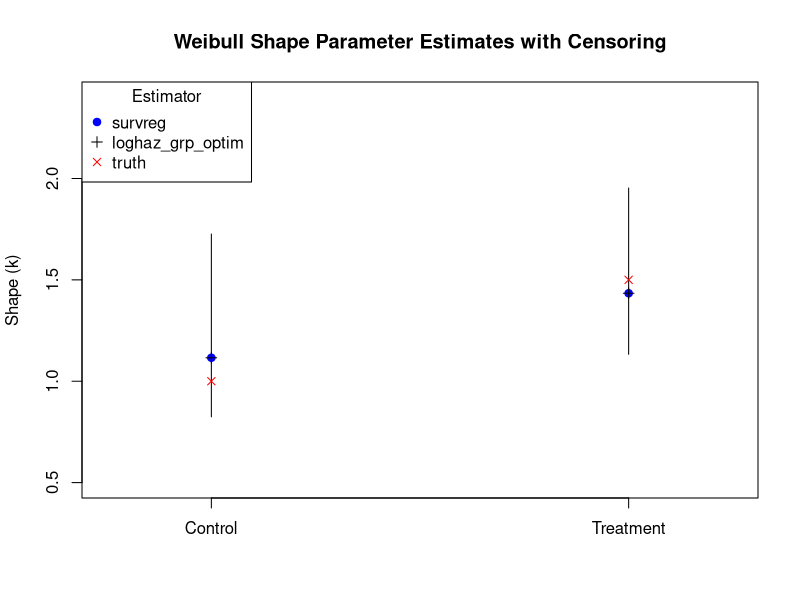

R code for this plot:
#----------------------
# simulate some data with censoring and estimate using survreg and log-hazard
set.seed(765)
library(survival)

# --- simulate Data ---
n_fish <- 30
lambda <- 1
true_k <- c(Control = 1, Treatment = 1.5)

# Simulate TTE data
tte_control <- rweibull(n_fish,
  shape = true_k["Control"],
  scale = lambda
)
tte_treat <- rweibull(n_fish,
  shape = true_k["Treatment"],
  scale = lambda
)
tte <- c(tte_control, tte_treat)

# Simulate censoring
censor_time <- 2
event <- as.integer(tte <= censor_time)
tte_obs <- pmin(tte, censor_time)

df <- data.frame(
  tte = tte_obs,
  event = event,
  group = rep(c("Control", "Treatment"), each = n_fish)
)

# --- survreg() models (separate fits each group) ---
fits <- by(df, df$group, function(sub) {
  survreg(Surv(tte, event) ~ 1, data = sub, dist = "weibull")
})

extract_ci <- function(fit) {
  scale_hat <- fit$scale
  se <- fit$scale * fit$var[1]^0.5
  scale_ci <- scale_hat + c(-1.96, 1.96) * se
  shape_est <- 1 / scale_hat
  shape_ci <- 1 / rev(scale_ci)
  c(est = shape_est, lower = shape_ci[1], upper = shape_ci[2])
}
params <- t(sapply(fits, extract_ci))
rownames(params) <- names(true_k)

# --- log-hazard group-specific model with censoring ---
nll_loghaz_groups <- function(par) {
  a0 <- par[1]
  b0 <- par[2]
  a1 <- par[3]
  b1 <- par[4]
  logt <- log(df$tte)
  is_trt <- df$group == "Treatment"
  event <- df$event
  a <- ifelse(is_trt, a1, a0)
  b <- ifelse(is_trt, b1, b0)
  eta <- a + b * logt
  h <- exp(eta)
  H <- exp(eta - b * logt) * df$tte^(b + 1) / (b + 1)
  nll <- -sum(event * log(h) - H)
  nll
}

fit_loghaz_groups <- optim(rep(0, 4), nll_loghaz_groups, hessian = TRUE)
pars <- fit_loghaz_groups$par

# recover Weibull k and lambda
k0 <- pars[2] + 1
lambda0 <- exp(log(k0) - pars[1])
k1 <- pars[4] + 1
lambda1 <- exp(log(k1) - pars[3])

# --- plotting ---
ks_all <- data.frame(
  Control = c(
    params["Control", "est"], k0, true_k["Control"]
  ),
  Treatment = c(
    params["Treatment", "est"], k1, true_k["Treatment"]
  )
)
rownames(ks_all) <- c("survreg", "loghaz_grp_optim", "truth")

par(mfrow = c(1, 1))
plot(NULL,
  xlim = c(0.75, 2.25), ylim = c(0.5, 2.4),
  xlab = "", ylab = "Shape (k)", xaxt = "n",
  main = "Weibull Shape Parameter Estimates with Censoring"
)
axis(1, at = 1:2, labels = c("Control", "Treatment"))

arrows(1:2, params[, "lower"], 1:2, params[, "upper"],
  angle = 90, code = 0, length = 0.1
)

pch_vec <- c(19, 3, 4)
col_vec <- c("blue", "black", "red")

for (i in 1:nrow(ks_all)) {
  points(1:2, ks_all[i, ], pch = pch_vec[i], col = col_vec[i])
}

legend("topleft",
  legend = rownames(ks_all),
  pch = pch_vec,
  col = col_vec,
  title = "Estimator"
)
